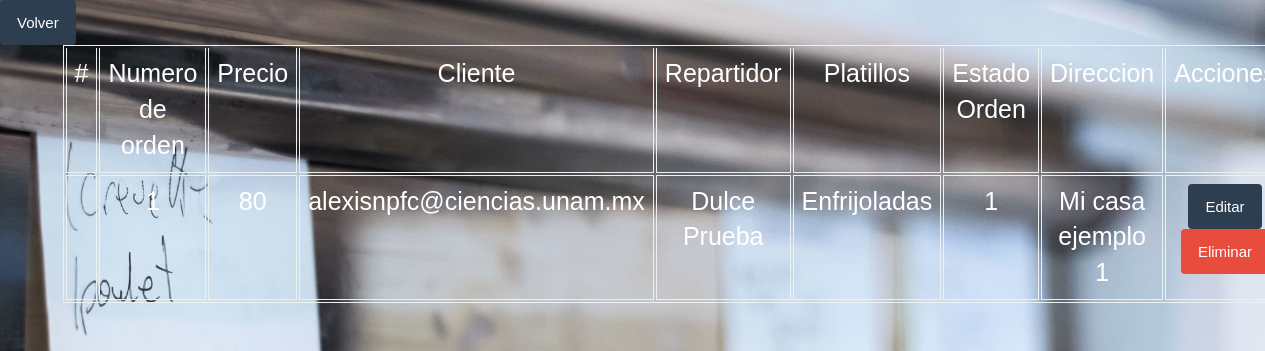
The app's page /administrador/lista-ordenes/ (signed in) with its own data.
### administrador/models.py (models this page shows)
class Orden(models.Model):
	id_orden = models.AutoField(primary_key=True)
	precio_orden = models.IntegerField(null=False, default = 0)
	id_cliente_orden = models.ForeignKey('cliente.Cliente', on_delete=models.SET_DEFAULT, default=0)
	id_repartidor_orden = models.ForeignKey('repartidor.Repartidor',on_delete= models.SET_NULL, blank =True,  null=True)
	id_platillo_orden  = models.ManyToManyField('platillo.Platillo', null=True)
	id_estado_orden =    models.ForeignKey('EstadoOrden',  on_delete=models.SET_DEFAULT, default=0)
	direccion_entrega_orden  = models.ForeignKey('cliente.Direccion', null=False, on_delete=models.CASCADE)
	class Meta:
		db_table = 'orden'
		verbose_name_plural = "Ordenes"

class EstadoOrden(models.Model):
	id_estado = models.IntegerField(primary_key=True)
	descripcion_estado = models.CharField(max_length=30)
	class Meta:
		db_table = 'estado_orden'
		verbose_name_plural = "EstadosOrden"
	def __str__(self):
		return '{}'.format(self.id_estado)

### cliente/models.py (models this page shows)
class Cliente(models.Model):
    user_cliente = models.OneToOneField(User, on_delete=models.CASCADE, unique=True)
    id_cliente = models.AutoField(primary_key=True, db_column='id_cliente')
    nombre_cliente = models.CharField(max_length=64)
    apellido_pa_cliente = models.CharField(max_length=100)
    apellido_ma_cliente = models.CharField(max_length=100)
    telefono_cliente = models.CharField(max_length=10)
    def __str__(self):
        return str(self.user_cliente)
    class Meta:
        db_table = 'cliente'
        verbose_name_plural = "Clientes"

class Direccion(models.Model):
    id_direccion = models.IntegerField(primary_key=True)
    id_cliente =  models.ForeignKey(Cliente, models.DO_NOTHING)
    descripcion_direccion = models.CharField(max_length=200)
    class Meta:
        db_table = 'direccion'
        verbose_name_plural = "Direcciones"
        unique_together = (('id_cliente', 'descripcion_direccion' ))
    def __str__(self):
        return '{}'.format(self.descripcion_direccion)

### repartidor/models.py (models this page shows)
class Repartidor(models.Model):
	user = models.OneToOneField(User, on_delete=models.CASCADE, unique=True)
	id_repatidor = models.AutoField(primary_key=True, db_column='id_repatidor')
	nombre_repartidor = models.CharField(max_length=64)
	apellido_paterno_repartidor = models.CharField(max_length=100)
	apellido_materno_repartidor = models.CharField(max_length=100)
	def __str__(self):
		return self.nombre_repartidor + " " + self.apellido_paterno_repartidor
	class Meta:
		db_table = 'repartidor'
		verbose_name_plural = "Repartidores"

### platillo/models.py (models this page shows, shortened)
class Platillo(models.Model):
    id = models.AutoField(primary_key=True)
    nombre = models.CharField(max_length=200, unique=True)
    descripcion = models.CharField(max_length=500, null=True)
    precio = models.FloatField(null=False, default=0)
    imagen = models.ImageField(null=True, upload_to=directorio_imagen)
    categoria = models.ForeignKey(
        'categoria.Categoria', on_delete=models.CASCADE)
    def __str__(self):
        return self.nombre
    class Meta:
        db_table = 'platillo'
        verbose_name_plural = "Platillos"

### administrador/views.py (the view)
    def _inner(request, *args, **kwargs):
        if not request.user.is_superuser:
            raise PermissionDenied
        return function(request, *args, **kwargs)

### administrador/views.py (called while the page is built)
def superuser_only(function):
    def _inner(request, *args, **kwargs):
        if not request.user.is_superuser:
            raise PermissionDenied
        return function(request, *args, **kwargs)
    return _inner

@login_required
@superuser_only
def lista_ordenes(request):
    ordenes = Orden.objects.all().order_by('id_orden')
    contexto = {'ordenes': ordenes}
    return render(request, 'administrador/lista_ordenes.html', contexto)

### templates/administrador/lista_ordenes.html (shortened to what this page needs)
{% load static %}
<!DOCTYPE html>
<html>
<head>
	<link rel="stylesheet" href="{% static 'css/bootstrap.min.css' %}">
	<link rel="stylesheet" href="{% static 'css/ordenes/lista_ordenes.css' %}">
</head>
<body>
<div class="return-btn" style="text-align: start">
<a class="btn btn-primary" href="../../../administrador/">Volver</a>
</div>
<div class="container">
<table class="table table-bordered">
	<thead>
		<tr>
			<td>#</td>
			<td>Numero de orden</td>
			<td>Precio</td>
			<td>Cliente</td>
			<td>Repartidor</td>
			<td>Platillos</td>
			<td>Estado Orden</td>
			<td>Direccion</td>
			<td>Acciones</td>
		</tr>
	</thead>
	<tbody>
		{% if ordenes %}
		{% for orden in ordenes%}
		<tr>
			<td></td>
			<td>{{orden.id_orden}}</td>
			<td>{{orden.precio_orden}}</td>
			<td>{{orden.id_cliente_orden}}</td>
			<td>{{orden.id_repartidor_orden}}</td>
			<td>
			{% for platillo in orden.id_platillo_orden.all %}
				{{platillo}}
			{% endfor %}
			</td>
			<td>{{orden.id_estado_orden}}</td>
			<td>{{orden.direccion_entrega_orden}}</td>
			<td>
				<a class="btn btn-primary" href="{% url 'administrador:editar_orden' orden.id_orden %}">Editar</a>
				<a class="btn btn-danger" href="{% url 'administrador:eliminar_orden' orden.id_orden %}">Eliminar</a>
			</td>
		</tr>
		{% endfor %}
		{% else %}
		<h1 align="center">No existen ordenes generadas</h1>
		{% endif %}
	</tbody>
</table>
</div>
</body>
</html>

### static/css/ordenes/lista_ordenes.css (style rules this page uses)
body { background: url("../../../static/imagenes/ordenes.jpg") no-repeat fixed; background-size: 100%; font-family: "Istok Web", sans-serif; text-align: center; color: white; margin: 0px; padding: 0px; }
.table-bordered { font-size: 25px; }

### records on screen
Orden: id_orden "1", precio_orden "80", id_cliente_orden "alexisnpfc@ciencias.unam.mx", id_repartidor_orden "Dulce Prueba", id_estado_orden "1", direccion_entrega_orden "Mi casa ejemplo 1"
Platillo: nombre "Enfrijoladas"
